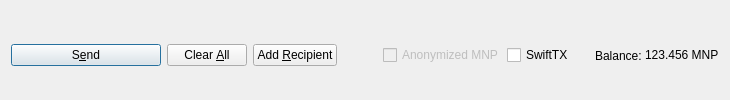
         <widget class="QFrame" name="frame_Send">
          <layout class="QHBoxLayout" name="horizontalLayout">
           <property name="bottomMargin">
            <number>0</number>
           </property>
           <item>
            <widget class="QPushButton" name="sendButton">
             <property name="minimumSize">
              <size>
               <width>150</width>
               <height>0</height>
              </size>
             </property>
             <property name="toolTip">
              <string>Confirm the send action</string>
             </property>
             <property name="text">
              <string>S&amp;end</string>
             </property>
             <property name="icon">
              <iconset resource="../mnpcoin.qrc">
               <normaloff>:/icons/send</normaloff>:/icons/send</iconset>
             </property>
             <property name="autoDefault">
              <bool>false</bool>
             </property>
             <property name="default">
              <bool>true</bool>
             </property>
            </widget>
           </item>
           <item>
            <widget class="QPushButton" name="clearButton">
             <property name="sizePolicy">
              <sizepolicy hsizetype="Minimum" vsizetype="Fixed">
               <horstretch>0</horstretch>
               <verstretch>0</verstretch>
              </sizepolicy>
             </property>
             <property name="toolTip">
              <string>Clear all fields of the form.</string>
             </property>
             <property name="text">
              <string>Clear &amp;All</string>
             </property>
             <property name="icon">
              <iconset resource="../mnpcoin.qrc">
               <normaloff>:/icons/remove</normaloff>:/icons/remove</iconset>
             </property>
             <property name="autoDefault">
              <bool>false</bool>
             </property>
            </widget>
           </item>
           <item>
            <widget class="QPushButton" name="addButton">
             <property name="toolTip">
              <string>Send to multiple recipients at once</string>
             </property>
             <property name="text">
              <string>Add &amp;Recipient</string>
             </property>
             <property name="icon">
              <iconset resource="../mnpcoin.qrc">
               <normaloff>:/icons/add</normaloff>:/icons/add</iconset>
             </property>
             <property name="autoDefault">
              <bool>false</bool>
             </property>
            </widget>
           </item>
           <item>
            <spacer name="horizontalSpacer">
             <property name="orientation">
              <enum>Qt::Horizontal</enum>
             </property>
             <property name="sizeHint" stdset="0">
              <size>
               <width>40</width>
               <height>20</height>
              </size>
             </property>
            </spacer>
           </item>
           <item>
            <layout class="QHBoxLayout" name="horizontalLayout_2">
             <property name="spacing">
              <number>3</number>
             </property>
             <item>
              <widget class="QCheckBox" name="checkzMNP">
               <property name="enabled">
                <bool>false</bool>
               </property>
               <property name="text">
                <string>Anonymized MNP</string>
               </property>
              </widget>
             </item>
             <item>
              <widget class="QCheckBox" name="checkSwiftTX">
               <property name="enabled">
                <bool>true</bool>
               </property>
               <property name="minimumSize">
                <size>
                 <width>85</width>
                 <height>0</height>
                </size>
               </property>
               <property name="text">
                <string>SwiftTX</string>
               </property>
              </widget>
             </item>
             <item>
              <widget class="QLabel" name="label">
               <property name="text">
                <string>Balance:</string>
               </property>
              </widget>
             </item>
             <item>
              <widget class="QLabel" name="labelBalance">
               <property name="sizePolicy">
                <sizepolicy hsizetype="Preferred" vsizetype="Fixed">
                 <horstretch>0</horstretch>
                 <verstretch>0</verstretch>
                </sizepolicy>
               </property>
               <property name="cursor">
                <cursorShape>IBeamCursor</cursorShape>
               </property>
               <property name="text">
                <string notr="true">123.456 MNP</string>
               </property>
               <property name="textInteractionFlags">
                <set>Qt::LinksAccessibleByMouse|Qt::TextSelectableByKeyboard|Qt::TextSelectableByMouse</set>
               </property>
              </widget>
             </item>
            </layout>
           </item>
          </layout>
         </widget>
